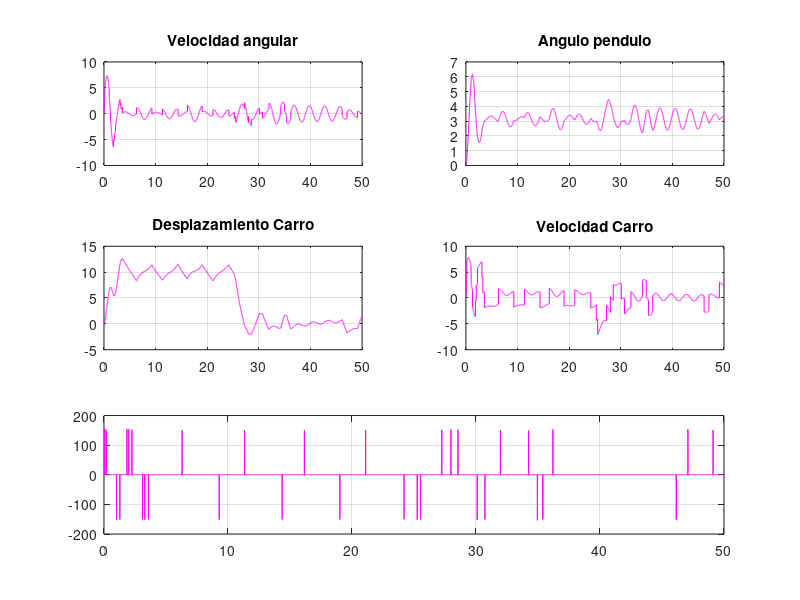
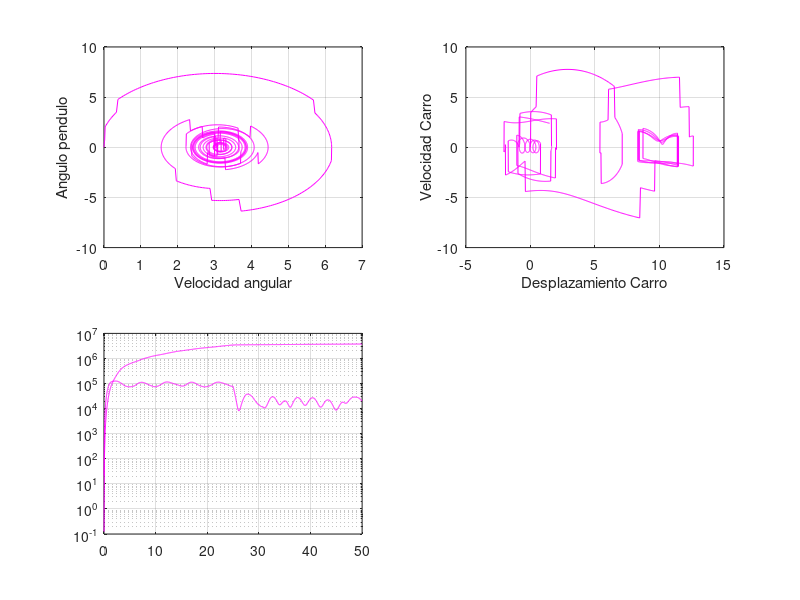

Here is the MATLAB script that generated these plots, in order:
%Los primeros codigos comentados son de prueba, el codigo realmente
%comienza en la linea 468.
%-------------------------------------------------------------------------
%LQR sin ref sin observador
%-------------------------------------------------------------------------
% clc;clear all;
% m=.1;Fricc=0.1; long=0.6;g=9.8;M=.5;
% h=0.0001;tiempo=(50/h);p_pp=0;tita_pp=0;
% %Condiciones iniciales
% fi(1)=.1; color='r';
% % fi(1)=.5; color='g';
% % fi(1)=.8; color='b';
% % fi(1)=-pi; color='+-b';
% % fi(1)=pi; color='.-r';
% omega(1)=0; p_p(1)=0; u(1)=0; p(1)=0; i=1;
% %Versión linealizada en el equilibrio inestable. Sontag Pp 104.
% %estado=[p(i); p_p(i); fi(i); omega(i)]
% Mat_A=[0 1 0 0;0 -Fricc/M -m*g/M 0; 0 0 0 1; 0 Fricc/(long*M) g*(m+M)/(long*M) 0]
% Mat_B=[0; 1/M; 0; -1/(long*M)]
% Mat_M=[Mat_B Mat_A*Mat_B Mat_A^2*Mat_B Mat_A^3*Mat_B ];%Matriz Controlabilidad
% rank(Mat_M)
% %Cálculo del LQR
% % Q=diag([.2 10 .10 .1]);R=100; %Nótese con R=1 no cumple restricciones de u
% Q=diag([.002 1.0 .10 .01]);R=50; %Nótese con R=1 no cumple restricciones de u
% %Contrucción del Hamiltoniano para el cálculo del controlador
% H=[Mat_A -Mat_B*inv(R)*Mat_B'; -Q -Mat_A'];
% [n_,va]=size(H);
% [V,D]=eig(H);MX1X2=[];
% for(ii=1:n_)
%  if real(D(ii,ii))<0
%  MX1X2=[MX1X2 V(:,ii)];
%  end
% end
% MX1=MX1X2(1:n_/2,:); MX2=MX1X2(n_/2+1:end,:);
% P=real(MX2*inv(MX1));
% K=inv(R)*Mat_B'*P;
% estado=[p(1); p_p(1); fi(1); omega(1)];
% J_(1)=0; V_(1)=0;
% while(i<(tiempo+1))
%  estado=[p(i); p_p(i); fi(i); omega(i)];
%  V_(i)=estado'*P*estado;
%  if(i<=tiempo/2)
%      ref=10; %posicion de referencia 10m
%      m=0.1;
%  else
%      ref=0; %posicion de referencia 0m
%      m=1;
%  end
%   %-----------------------------------------
% %  fi1=estado(3);
% %     if abs(fi1)>pi
% %         while abs(fi1)>2*pi
% %             fi1=sign(fi1)*(abs(fi1)-2*pi);
% %         end
% %         if fi1<-pi
% %             fi1=2*pi+(fi1);%Lo hace positivo
% %         end
% %  
% %         if fi1>pi
% %             fi1=-2*pi+(fi1);%Lo hace negativo
% %         end
% %     end
% %  estado(3)=fi1;
% %-------------------------------------------------------------
%  u(i)=-K*estado;
%  J_(i+1)=J_(i)+(estado'*Q*estado+u(i)'*R*u(i))*h;
% % u(i)=min( 100,u(i));
% % u(i)=max(-100,u(i));
%  p_pp=(1/(M+m))*(u(i)-m*long*tita_pp*cos(fi(i))+m*long*omega(i)^2*sin(fi(i))-Fricc*p_p(i));
%  tita_pp=(1/long)*(g*sin(fi(i))-p_pp*cos(fi(i)));
%  p_p(i+1)=p_p(i)+h*p_pp;
%  p(i+1)=p(i)+h*p_p(i);
%  omega(i+1)=omega(i)+h*tita_pp;
%  fi(i+1)=fi(i)+h*omega(i);
%  % estado_p=Mat_A*estado+Mat_B*u(i);
%  % p_p(i+1)=p_p(i)+h*estado_p(2);
%  % p(i+1)=p(i)+h*estado_p(1);
%  % omega(i+1)=omega(i)+h*estado_p(4);
%  % fi(i+1)=fi(i)+h*estado_p(3);
%  i=i+1;
% end
% 
% V_(i)=estado'*P*estado;t=0:tiempo; t=t*h;
% figure(1);hold on;
% subplot(3,2,1); plot(t,p,color);grid on;title('Posición carro');hold on;
% subplot(3,2,3);plot(t,p_p,color);grid on;title('Velocidad carro');hold on;
% subplot(3,2,2);plot(t,fi,color);grid on;title('Ángulo');hold on;
% subplot(3,2,4);plot(t,omega,color);grid on; title('Velocidad angulo');hold on;
% subplot(3,1,3);plot(t(1:end-1),u,color);grid on;title('Acción de control');xlabel('Tiempo en Seg.');hold on;
% figure(2);hold on;
% subplot(2,2,1);plot(fi,omega,color);grid on;xlabel('Ángulo');ylabel('Velocidad angular');hold on;
% subplot(2,2,2);plot(p,p_p,color);grid on;xlabel('Posición carro');ylabel('Velocidad carro');hold on;
% subplot(2,2,3);semilogy(t,J_,color);title('Funcional de costos J(x,u)');hold on;xlabel('Tiempo Seg.');hold on;v=axis;
% subplot(2,2,4);semilogy(t,V_,color);title('Funcion Liapunov V(x)');xlabel('Tiempo Seg.');hold on;axis(v);

%-------------------------------------------------------------------------
%Discreto; con ref; y observador 
%-------------------------------------------------------------------------
% clc;clear all;
% Ts=0.01;m=.1;Fricc=0.1; long=0.6;g=9.8;M=.5;KMAX=5000;TEuler=0.001;
% %pkg load control; pkg load signal %Una sola vez
% TamanioFuente=12;
% %Condiciones iniciales
% alfa(1)=pi; color='.r';colorc='r';
% % alfa(1)=.7; color='.b';colorc='b';
% %alfa(1)=.8; color='.b';colorc='k';
% ref=10;
% % %Punto de linealizacion
% x_op=[0;0;pi;0];
% % 
% % %Versión linealizada en el equilibrio estable
% % estado=[p(i); p_p(i); alfa(i); omega(i)]
% Mat_Ac=[0 1 0 0;0 -Fricc/M -m*g/M 0; 0 0 0 1; 0 -Fricc/(long*M) -(g*(m+M)/(long*M)) 0];
% Mat_Bc=[0; 1/M; 0; 1/(long*M)];
% Mat_C= [1 0 0 1];
% Mat_D= [0];
% I=eye(4); %<-- Matriz identidad de 4x4
% 
% sys_c=ss(Mat_Ac,Mat_Bc,Mat_C,[0]);
% sys_d=c2d(sys_c,Ts,'zoh');
% 
% Mat_A=sys_d.a;
% Mat_B=sys_d.b;
% Mat_Aa=[Mat_A,zeros(4,1);-Mat_C*Mat_A, 1];
% Mat_Ba=[Mat_B;-Mat_C*Mat_B];
% Mat_Ma=[Mat_Ba Mat_Aa*Mat_Ba Mat_Aa^2*Mat_Ba Mat_Aa^3*Mat_Ba Mat_Aa^4*Mat_Ba];%Matriz Controlabilidad
% rango=rank(Mat_Ma);
% 
% %Cálculo del controlador por asignación de polos
% auto_val=eig(Mat_Aa);
% c_ai=poly(auto_val);
% Mat_Wa=[c_ai(5) c_ai(4) c_ai(3) c_ai(2) 1;c_ai(4) c_ai(3) c_ai(2) 1 0;c_ai(3) c_ai(2) 1 0 0;c_ai(2) 1 0 0 0;1 0 0 0 0];
% Mat_T=Mat_Ma*Mat_Wa;
% A_controlable=inv(Mat_T)*Mat_Aa*Mat_T %Verificación de que T esté bien
% %-----------------------------------------------------------------------
% %Cálculo del LQR en Tiempo discreto
% Q=1e2*eye(5);R=1;
% t=0; x=[0;0;alfa(1);0];
% p(1)=x(1); p_p(1)=x(2); alfa(1)=x(3); omega(1)=x(4);
% %----------------------------------------------------------------
% %Contrucción del Hamiltoniano para el cálculo del controlador
% H=[Mat_Aa+Mat_Ba*inv(R)*Mat_Ba'*inv(Mat_Aa')*Q -Mat_Ba*inv(R)*Mat_Ba'*inv(Mat_Aa') ; -inv(Mat_Aa')*Q inv(Mat_Aa')];
% %O también
% %H=inv([eye(4) Mat_B*inv(R)*Mat_B'; zeros(4) Mat_A'])*[Mat_A zeros(4);-Q eye(4)]
% [V,D]=eig(H);MX1X2=[];
% for ii=1:8
%  if abs(D(ii,ii))<1
%  MX1X2=[MX1X2 V(:,ii)];
%  end
% end
% MX1=MX1X2(1:4,:); MX2=MX1X2(5:8,:);
% P=real(MX2*inv(MX1)); % [K1,P,E]=dlqr(Mat_A,Mat_B,Q,R);
% Ka=inv(R+Mat_B'*P*Mat_B)*Mat_B'*P*Mat_A;
% Jmin=x'*P*x;J=0;V_L=x'*P*x;
% %-----------------------------------------------------------------
% % %Ubicación de los polos de lazo cerrado en mui:
% % mui(1)=0.5; mui(2)=0.9; mui(3)= conj(mui(2)); mui(4)=0.99; mui(5)=0.99;
% % alfa_i=poly(mui);
% % Ka=fliplr(alfa_i(2:6)-c_ai(2:6))*inv(Mat_T);
% K=Ka(1:4);
% KI=-Ka(5);
% % abs(eig(Mat_Aa-Mat_Ba*Ka))
% %____________________________OBSERVADOR______________
% Mat_M_Obs=[Mat_C;(Mat_C*Mat_A);(Mat_C*Mat_A^2);(Mat_C*Mat_A^3)];
% rank(Mat_M_Obs)
% %Como el Rango es 4, se genera el sistema Dual y se vuelve a repetir la
% %secuencia de cálculo vista
% Mat_C_O=Mat_B';
% Mat_A_O=Mat_A';
% Mat_B_O=Mat_C';
% Mat_M_D=Mat_M_Obs';%[Mat_Ba Mat_Aa*Mat_Ba Mat_Aa^2*Mat_Ba Mat_Aa^3*Mat_Ba];%Matriz Controlabilidad
% c_aid=poly(Mat_A);
% Mat_Wa=[c_aid(4) c_aid(3) c_aid(2) 1;c_aid(3) c_aid(2) 1 0;c_aid(2) 1 0 0;1 0 0 0];
% Mat_T_D=Mat_M_D*Mat_Wa;
% %alfa_i_O=poly([.0999 .095 .094 .093]); %Polos deseados del Observador muy bueno para el caso lineal
% alfa_i_O=poly([.7 .7 .71 .7]); %Polos deseados del Observador
% Ko=(fliplr(alfa_i_O(2:5)-c_aid(2:5))*inv(Mat_T_D))';
% abs(eig(Mat_A-Ko*Mat_C))
% t=0; x=[0;0;alfa(1);0];
% p(1)=x(1); p_p(1)=x(2); alfa(1)=x(3); omega(1)=x(4);ve(1)=0;
% u_k(1)=0;xang=[0;0;0;0];
% for ki=2:KMAX
%  t=[t ki*Ts];
%  ve(ki)=ve(ki-1)+ref-Mat_C*x;
%   u=-K*(x-x_op)+KI*ve(ki);
%  %u=-K*(xang-x_op)+KI*ve(ki);
%  ys=Mat_C*x; %Acá DEBE medirse y.
%  
%    if(ki<=KMAX/2)
%      ref=10; %posicion de referencia 10m
%      m=0.1;
%  else
%      ref=0; %posicion de referencia 0m
%      m=1;
%   end
%  
%  
%  x=Mat_A*x+Mat_B*u;
% 
%  p(ki)=x(1);
%  p_p(ki)=x(2);
%  alfa(ki)=x(3);
%  omega(ki)=x(4);
%  u_k(ki)=u;
%  xang=Mat_A*xang+Mat_B*u+Ko*(ys-Mat_C*(xang-x_op));%Acá se usa y.
% end
% % u=u_k;figure(1);hold on;
% % subplot(3,2,1);plot(t,omega,color);grid on; title('Velocidad ángulo','FontSize',TamanioFuente);hold on;
% % subplot(3,2,2);plot(t,alfa,color);grid on;title('Ángulo','FontSize',TamanioFuente);hold on;
% % subplot(3,2,3); plot(t,p,color);grid on;title('Posición carro','FontSize',TamanioFuente);hold on;
% % subplot(3,2,4);plot(t,p_p,color);grid on;title('Velocidad carro','FontSize',TamanioFuente);hold on;
% % subplot(3,1,3);plot(t,u,color);grid on;title('Acción de control','FontSize',TamanioFuente);
% % xlabel('Tiempo en Seg.','FontSize',TamanioFuente);hold on;
% % figure(2);hold on;
% % subplot(2,2,1);plot(alfa,omega,color);grid on;xlabel('Ángulo','FontSize',TamanioFuente);ylabel('Velocidad angular','FontSize',TamanioFuente);hold on;
% % subplot(2,2,2);plot(p,p_p,color);grid on;xlabel('Posición carro','FontSize',TamanioFuente);
% % ylabel('Velocidad carro','FontSize',TamanioFuente);hold on;
% 
% %Verificación de la solución con el modelo no lineal en tiempo continuo.
% T=t(ki);x=[0;0;alfa(1);0];
% p=x(1); p_p=x(2); alfa=x(3); omega=x(4); tita_pp(1)=0;Vh=Ts/TEuler;h=TEuler; u=[];i=1;
% u_k(1)=0;xang=[0;0;0;0];
% for ki=1:KMAX
%  ve(ki+1)=ve(ki)+ref-Mat_C*x;
%  u1(ki)=-K*(xang-x_op)+KI*ve(ki); %Control con observación de estados
%  % u1(ki)=-K*(x-x_op)+KI*ve(ki); %Sin Observador
%  ys=Mat_C*x;%Acá se mide la salida.
%  
%    if(ki<=KMAX/2)
%      ref=10; %posicion de referencia 10m
%      m=0.1;
%  else
%      ref=0; %posicion de referencia 0m
%      m=1;
%   end
%  
%  
%  for kii=1:Vh
%  u(i)=u1(ki);
%  p_pp=(1/(M+m))*(u(i)-m*long*tita_pp*cos(alfa(i))+m*long*omega(i)^2*sin(alfa(i))- Fricc*p_p(i));
%  tita_pp=(1/long)*(g*sin(alfa(i))-p_pp*cos(alfa(i)));
%  p_p(i+1)=p_p(i)+h*p_pp;
%  p(i+1)=p(i)+h*p_p(i);
%  omega(i+1)=omega(i)+h*tita_pp;
%  alfa(i+1)=alfa(i)+h*omega(i);
%  i=i+1;
%  end
%  x=[p(i-1); p_p(i-1); alfa(i-1); omega(i-1)];
%  xang=Mat_A*xang+Mat_B*u1(ki)+Ko*(ys-Mat_C*(xang-x_op));%Acá se usa y.
% end
% u(i)=u1(ki);t=0:h:KMAX*(Vh)*h;
% figure(1);hold on;
% subplot(3,2,1);plot(t,omega,colorc);grid on; title('Velocidad ángulo','FontSize',TamanioFuente);hold on;
% subplot(3,2,2);plot(t,alfa,colorc);grid on;title('Ángulo','FontSize',TamanioFuente);hold on;
% subplot(3,2,3);plot(t,p,colorc);grid on;title('Posición carro','FontSize',TamanioFuente);hold on;
% subplot(3,2,4);plot(t,p_p,colorc);grid on;title('Velocidad carro','FontSize',TamanioFuente);hold on;
% subplot(3,1,3);plot(t,u,colorc);grid on;title('Acción de control','FontSize',TamanioFuente);
% xlabel('Tiempo en Seg.','FontSize',TamanioFuente);hold on;
% figure(2);hold on;
% % % % subplot(2,2,1);
% plot(alfa,omega,colorc);grid on;xlabel('Ángulo','FontSize',TamanioFuente);ylabel('Velocidad angular','FontSize',TamanioFuente);hold on;
% % % subplot(2,2,2);plot(p,p_p,colorc);grid on;xlabel('Posición carro','FontSize',TamanioFuente);ylabel('Velocidad carro','FontSize',TamanioFuente);hold on;
%----------------------------------------------------------------------------
%Falta que Xop se coloque como corresponde en
%el equilibrio estable.
%------------------------------------------------------------------------------------------------------
% clc;clear all;
% m=.1;Fricc=0.1; long=2.6;g=9.8;M=.5;
% %TIEMPOS: de muestreo, de simulación, de Euler y su integración
% Ts=0.01;KMAX=5000-1;Veces_Euler=100;h=Ts/Veces_Euler;t_d=(0:KMAX)*Ts;
% TamanioFuente=12;
% 
% %Referencias
% ref1=10;ref2=pi;
% 
% %Condiciones iniciales
% alfa(1)=pi; color_='r';
% 
% %Versión linealizada en el equilibrio estable
% Mat_Ac=[0 1 0 0;0 -Fricc/M -m*g/M 0; 0 0 0 1; 0 -Fricc/(long*M) -(g*(m+M)/(long*M)) 0];
% Mat_Bc=[0; 1/M; 0; 1/(long*M)];
% 
% %Versión linealizada en el equilibrio inestable
% % Mat_Ac=[0 1 0 0;0 -Fricc/M -m*g/M 0; 0 0 0 1; 0 Fricc/(long*M) g*(m+M)/(long*M) 0];
% % Mat_Bc=[0; 1/M; 0; -1/(long*M)];
% 
% Mat_C=[1 0 0 0;0 0 1 0];% Dos variables observables angulo y posicion
% 
% %Punto de linealizacion
% x_op=[0; 0; pi; 0];
% 
% I=eye(4);
% %Matriz A y B discretas
% H=[0;0;0;0];d_tao=Ts/100;tao=0;
% for hh=1:100
%  dH=expm(Mat_Ac*tao)*Mat_Bc*d_tao;
%  H=H+dH;
%  tao=tao+d_tao;
% end
% Mat_B=H;
% Mat_A=expm(Mat_Ac*Ts);
% 
% %Matrices Ampliadas
% Mat_Aa=[Mat_A,zeros(4,2);-Mat_C*Mat_A, eye(2)];
% Mat_Ba=[Mat_B;-Mat_C*Mat_B];
% Mat_Ma=[Mat_Ba Mat_Aa*Mat_Ba Mat_Aa^2*Mat_Ba Mat_Aa^3*Mat_Ba Mat_Aa^4*Mat_Ba];%Matriz Controlabilidad
% rango=rank(Mat_Ma);% verifico controlabilidad
% 
% %Funcional de costos( Q = velocidad de x->ref ; R = magnitud de acc)
% Qc=diag([0.95 0.9 0.9 0.9 1e-4 1e-4]); R=1; %Ts=0.01; 
% 
% %Contrucción del Hamiltoniano para el cálculo del controlador
% H= inv([eye(6) Mat_Ba*inv(R)*Mat_Ba'; zeros(6) Mat_Aa'])*[Mat_Aa zeros(6);-Qc eye(6)];
% 
% [V,D]=eig(H);MX1X2=[]; %Puede que MX1X2 no sea cuadrada por los valores de Q !!!
% for ii=1:12
%  if abs(D(ii,ii))<1
%  MX1X2=[MX1X2 V(:,ii)];
%  end
% end
% MX1=MX1X2(1:6,:); MX2=MX1X2(7:12,:);
% Pc=real(MX2*inv(MX1));
% Ka= inv(R)*Mat_Ba'*Pc;
% K=Ka(1:4);KI=-Ka(5);
% aut_controlador=abs(eig(Mat_Aa-Mat_Ba*Ka));
% 
% %Cálculo del Observador de estados
% Mat_Adual=Mat_A';
% Mat_Bdual=Mat_C';
% Mat_Cdual=Mat_B';
% Mat_Qobs=[Mat_C;Mat_C*Mat_A;Mat_C*Mat_A^2;Mat_C*Mat_A^3];
% rango_matriz_obs=rank(Mat_Qobs);
% Qobs=diag([1 1 1e1 1]);Ro=diag([1e-2 1e-1]);
% 
% %Contrucción del Hamiltoniano para el cálculo del Observador
% Ho=inv([eye(4) Mat_Bdual*inv(Ro)*Mat_Bdual'; zeros(4) Mat_Adual'])*[Mat_Adual zeros(4);-Qobs eye(4)];
% [Vo,Do]=eig(Ho);MX1X2=[];
% for ii=1:8
%  if abs(Do(ii,ii))<1
%  MX1X2=[MX1X2 Vo(:,ii)];
%  end
% end
% MX1o=MX1X2(1:4,:); MX2o=MX1X2(5:8,:);
% Po=real(MX2o*inv(MX1o));
% Kobs=(inv(Ro+Mat_Bdual'*Po*Mat_Bdual)*Mat_Bdual'*Po*Mat_Adual)';
% p_observador=abs(eig(Mat_A-Kobs*Mat_C)); %Verifica polos de observabilidad
% 
% %Condiciones iniciales para simulacion
% t=0; x=[0;0;alfa(1);0];x_hat=[0;0;0;0];
% p(1)=x(1); p_p(1)=x(2); alfa(1)=x(3); omega(1)=x(4);ve1(1)=0;ve2(1)=0;
% p_(1)=0;p_p_(1)=0;alfa_(1)=0;omega_(1)=0; u_k(1)=0;
% V_L=[x;0;0]'*Pc*[x;0;0];x_hat=[0;0;0;0];Jl=0;Jmin_L=V_L;%e1=0;e2=0;
% 
% for ki=2:KMAX
%  t=[t (ki-1)*Ts];
%  Y_=Mat_C*(x-x_op); %Se mide ACÁ
%  e1=ref1-Y_(1);e2=ref2-Y_(2);
%  V_L=[V_L [x;ve1(ki-1);ve2(ki-1)]'*Pc*[x;ve1(ki-1);ve2(ki-1)]];
%  ve1(ki)=ve1(ki-1)+e1;
%  
%  if ki>KMAX/2 %El carro vuelve 
%      ref1=0;
%      m=m*10;
%  end
%  
%  ve2(ki)=ve2(ki-1)+e2;
%  u=-Ka*[x_hat;ve1(ki);ve2(ki)];color='b';%Estado ampliado observador
%  %u=-Ka*[x;ve1(ki);ve2(ki)];color='r';%Estado ampliado sin observador
%  
%  %Alinealidad
%  if -.25<u && u<.25
%      u=0;
%  else
%      u=u;
%  end
%  
%  x=Mat_A*x+Mat_B*u;
%  Jl=[Jl Jl(ki-1)+[x;ve1(ki);ve2(ki)]'*Qc*[x;ve1(ki);ve2(ki)]+u'*R*u];
%  y_hat=Mat_C*(x_hat-x_op);
%  x_hat=Mat_A*x_hat+Mat_B*u+Kobs*(Y_-y_hat);%Se actualiza acá
%  p(ki)=x(1);
%  p_p(ki)=x(2);
%  alfa(ki)=x(3);
%  omega(ki)=x(4); 
%  %Valores Observados
%  p_(ki)=x(1);
%  p_p_(ki)=x(2);
%  alfa_(ki)=x(3);
%  omega_(ki)=x(4);
%  u_k(ki)=u;
% end
% Jl=[Jl Jl(ki-1)+[x;ve1(ki);ve2(ki)]'*Qc*[x;ve1(ki);ve2(ki)]+u'*R*u];
% V_L=[V_L [x;ve1(ki-1);ve2(ki-1)]'*Pc*[x;ve1(ki-1);ve2(ki-1)]];u=u_k;
% figure(1);hold on;
% subplot(3,2,1);plot(t,omega,color); plot(t,omega_,color);
% subplot(3,2,2);plot(t,alfa,color);plot(t,alfa_,color);title('Angulo');
% subplot(3,2,3); plot(t,p,color); plot(t,p_,color);
% subplot(3,2,4);plot(t,p_p,color); plot(t,p_p_,color);
% subplot(3,1,3);plot(t,u,color);
% figure(2);hold on;
% subplot(2,2,1);plot(alfa,omega,color); subplot(2,2,2);plot(p,p_p,color);
% subplot(2,2,3); semilogy(t_d,Jl,color);hold on; semilogy(t_d,Jmin_L*ones(size(Jl)),color);
% semilogy(t_d,V_L,color);
% 
% % %Verificación de la solución con el modelo no lineal en tiempo continuo.
% T=t(ki);x=[0;0;alfa(1);0];
% p=x(1); p_p=x(2); alfa=x(3); omega=x(4); tita_pp(1)=0;p_pp(1)=0;
% u=[];
% x_hat=[0;0;0;0];y=Mat_C*x;y_hat=0;ve1(1)=0;ve2(1)=0;alfa_(1)=alfa(1);
% Jn=0;V_NL=[x;0;0]'*Pc*[x;0;0];Jmin_NL=V_NL;i=1;
% for ki=2:KMAX+1
%  V_NL=[V_NL [x;ve1(ki-1);ve2(ki-1)]'*Pc*[x;ve1(ki-1);ve2(ki-1)]];
%  Y_=Mat_C*x;
%  ve1(ki)=ve1(ki-1)+ref1-Y_(1);
%  ve2(ki)=ve2(ki-1)+ref2-Y_(2);%No es necesario. Ya que no es Observable.
%  u1(ki)=-Ka*[x_hat;ve1(ki);ve2(ki)];
%  for kii=1:Veces_Euler % Tiene relacion h con Ts
%  u(i)=u1(ki);
% %   if ki>KMAX/2
% %      ref1=0;
% %      m=m*10;
% %  end
%  p_pp=(1/(M+m))*(u(i)-m*long*tita_pp*cos(alfa(i))+m*long*omega(i)^2*sin(alfa(i))- Fricc*p_p(i));
%  tita_pp=(1/long)*(g*sin(alfa(i))-p_pp*cos(alfa(i)));
%  p_p(i+1)=p_p(i)+h*p_pp;
%  p(i+1)=p(i)+h*p_p(i+1);
%  omega(i+1)=omega(i)+h*tita_pp;
%  alfa(i+1)=alfa(i)+h*omega(i+1);
%  alfa_(i)=x_hat(3);
%  i=i+1;
%  end
%  x=[p(i-1); p_p(i-1); alfa(i-1); omega(i-1)]; %Acá está x(k+1)
%  x_hat=Mat_A*x_hat+Mat_B*u1(ki)+Kobs*(Y_-y_hat);
%  y_hat=Mat_C*x_hat;
%  Jn=[Jn Jn(ki-1)+[x;ve1(ki);ve2(ki)]'*Qc*[x;ve1(ki);ve2(ki)]+u1(ki)'*R*u1(ki)];
% end

% u(i)=u1(ki);t=(1:i)*h;
% figure(1);hold on;
% subplot(3,2,1);plot(t,alfa,color);grid on;title('\phi_t','FontSize',TamanioFuente);hold on;
% subplot(3,2,2);plot(t,omega,color);grid on;
% title('$\dot{\phi_t}$','Interpreter','latex','FontSize',TamanioFuente);hold on;
% subplot(3,2,3); plot(t,p,color);grid on;title('\delta_t','FontSize',TamanioFuente);hold on;
% subplot(3,2,4);plot(t,p_p,color);grid on;title('$\dot{\delta_t}$','Interpreter','latex','FontSize',TamanioFuente);hold on;
% subplot(3,1,3);plot(t,u,color);grid on;title('Acción de control','FontSize',TamanioFuente);xlabel('Tiempo en Seg.','FontSize',TamanioFuente);hold on;

% figure(2);hold on;
% subplot(2,2,1);plot(alfa,omega,color);grid on;
% xlabel('\phi_t','FontSize',TamanioFuente);
% ylabel('$\dot{\phi_t}$','Interpreter','latex','Rotation',0,'FontSize',TamanioFuente);hold on;
% subplot(2,2,2);plot(p,p_p,color);grid on;xlabel('Posición carro','FontSize',TamanioFuente);hold on;
% ylabel('$\dot{\delta_t}$','Interpreter','latex','Rotation',0,'FontSize',TamanioFuente);hold on;
% xlabel('\delta_t','FontSize',TamanioFuente);
% subplot(2,2,3);
% semilogy(t_d,Jl,color);hold on;%grid on;
% semilogy(t_d,Jmin_L*ones(size(Jl)),color); semilogy(t_d,V_L,color);
% title('Modelo lineal','FontSize',TamanioFuente);xlabel('Tiempo en Seg.','FontSize',TamanioFuente);
% ylabel('Funcionales J y V','FontSize',TamanioFuente);
% set(gca,'fontsize',TamanioFuente);
% subplot(2,2,4);
% semilogy(t_d,Jn,colorc);grid on;title('Modelo no lineal','FontSize',TamanioFuente);
% xlabel('Tiempo en Seg.','FontSize',TamanioFuente);ylabel('Funcionales J y V','FontSize',TamanioFuente);hold on;
% semilogy(t_d,Jmin_NL*ones(size(Jn)),colorc);
% semilogy(t_d,V_NL,colorc);
% set(gca,'fontsize',TamanioFuente);


%------------------------------------------------------------------------------
%Carro Pendulo codigo final
%------------------------------------------------------------------------------

clc;clear all;%close all;
m=.1;Fricc=0.1; long=2.6;g=9.8;M=.5;
%TIEMPOS: de muestreo, de simulación, de Euler y su integración
Ts=0.01;KMAX=5000-1;Veces_Euler=100;h=Ts/Veces_Euler;t_d=(0:KMAX)*Ts;
TamanioFuente=12;

%Referencias
ref1=10;ref2=pi;

%Condiciones iniciales
alfa(1)=pi*0; color_='r';

%Alinealidad
Alinealidad=25;color='r';
 Alinealidad=50;color='b';
% Alinealidad=75;color='g';
 Alinealidad=150;color='m';

%Versión linealizada en el equilibrio estable
Mat_Ac=[0 1 0 0;0 -Fricc/M -m*g/M 0; 0 0 0 1; 0 -Fricc/(long*M) -(g*(m+M)/(long*M)) 0];
Mat_Bc=[0; 1/M; 0; 1/(long*M)];

%Versión linealizada en el equilibrio inestable
% Mat_Ac=[0 1 0 0;0 -Fricc/M -m*g/M 0; 0 0 0 1; 0 Fricc/(long*M) g*(m+M)/(long*M) 0];
% Mat_Bc=[0; 1/M; 0; -1/(long*M)];

Mat_C=[1 0 0 0; 0 0 1 0];% Dos variables observables angulo y posicion


% Oc=[Mat_C; Mat_C*Mat_Ac; Mat_C*Mat_Ac^2; Mat_C*Mat_Ac^3];%Matriz Observabilidad
% auto_O=eig(Oc);
% rango_O=rank(Oc);

%Punto de linealizacion
x_op=[0; 0; pi; 0];

I=eye(4);
%Matriz A y B discretas
H=[0;0;0;0];d_tao=Ts/100;tao=0;
for hh=1:100
    dH=expm(Mat_Ac*tao)*Mat_Bc*d_tao;
    H=H+dH;
    tao=tao+d_tao;
end
Mat_B=H;
Mat_A=expm(Mat_Ac*Ts);

% sys_c=ss(Mat_Ac,Mat_Bc,Mat_C,0);
% sys_d=c2d(sys_c,Ts,'zoh');
% A = sys_d.A;
% B = sys_d.B;

%Matrices Ampliadas
Mat_Aa=[Mat_A,zeros(4,1);-Mat_C(1,:)*Mat_A, 1];
Mat_Ba=[Mat_B;-Mat_C(1,:)*Mat_B];
Mat_Ma=[Mat_Ba Mat_Aa*Mat_Ba Mat_Aa^2*Mat_Ba Mat_Aa^3*Mat_Ba Mat_Aa^4*Mat_Ba];%Matriz Controlabilidad
rango=rank(Mat_Ma);% verifico controlabilidad

%Funcional de costos( Q = velocidad de x->ref ; R = magnitud de acc)
Qc=diag([1e0 1e0 1e1 1e0 1e-3 ]); R=1e-3; %Ts=0.01;

%Contrucción del Hamiltoniano para el cálculo del controlador
H= inv([eye(5) Mat_Ba*inv(R)*Mat_Ba'; zeros(5) Mat_Aa'])*[Mat_Aa zeros(5);-Qc eye(5)];

[V,D]=eig(H);MX1X2=[]; 
for ii=1:10
    if abs(D(ii,ii))<1
        MX1X2=[MX1X2 V(:,ii)];
    end
end
MX1=MX1X2(1:5,:); MX2=MX1X2(6:10,:);
Pc=real(MX2*inv(MX1));
Ka= inv(R)*Mat_Ba'*Pc;
% K=Ka(1:4);KI=-Ka(5);

% 
[Ka,Pc] = dlqr(Mat_Aa,Mat_Ba,Qc,R);

aut_controlador=abs(eig(Mat_Aa-Mat_Ba*Ka))


%Cálculo del Observador de estados
Mat_Adual=Mat_A';
Mat_Bdual=Mat_C';
Mat_Cdual=Mat_B';
Mat_Qobs=[Mat_C;Mat_C*Mat_A;Mat_C*Mat_A^2;Mat_C*Mat_A^3];
rango_matriz_obs=rank(Mat_Qobs);
Qobs=diag([1 1 1e0 1]);Ro=diag([1e2 1e1]);

%Contrucción del Hamiltoniano para el cálculo del Observador
Ho=inv([eye(4) Mat_Bdual*inv(Ro)*Mat_Bdual'; zeros(4) Mat_Adual'])*[Mat_Adual zeros(4);-Qobs eye(4)];
[Vo,Do]=eig(Ho);MX1X2=[];
for ii=1:8
    if abs(Do(ii,ii))<1
        MX1X2=[MX1X2 Vo(:,ii)];
    end
end
MX1o=MX1X2(1:4,:); MX2o=MX1X2(5:8,:);
Po=real(MX2o*inv(MX1o));
Kobs=(inv(Ro+Mat_Bdual'*Po*Mat_Bdual)*Mat_Bdual'*Po*Mat_Adual)';
p_observador=abs(eig(Mat_A-Kobs*Mat_C)); %Verifica polos de observabilidad

%Condiciones iniciales para simulacion
t=0; x=[0;0;alfa(1);0];x_hat=[0;0;0;0];
p(1)=x(1); p_p(1)=x(2); alfa(1)=x(3); omega(1)=x(4);ve1(1)=0;
p_(1)=0;p_p_(1)=0;alfa_(1)=0;omega_(1)=0; u_k(1)=0;
V_L=[x;0]'*Pc*[x;0];x_hat=[0;0;0;0];Jl=0;Jmin_L=V_L;%e1=0;e2=0;
flag=0; ref1=10;
for ki=2:KMAX
    t=[t (ki-1)*Ts];
    Y_=Mat_C*(x-x_op); %Se mide ACÁ
    e1=ref1-Y_(1);
    V_L=[V_L [x;ve1(ki-1)]'*Pc*[x;ve1(ki-1)]];
    ve1(ki)=ve1(ki-1)+e1;   
    
    if ki>KMAX/2 %El carro vuelve
        if (flag==0)
            ref1=0;
            m=m*10;
            flag=1;
        end
    end 
    
    
   u= -Ka* [x_hat-x_op; ve1(ki)];%color='b';%Estado ampliado observador
     %u=-Ka*[(x-x_op);ve1(ki)];color='r';%Estado ampliado sin observador    
    
    %Alinealidad
    if -Alinealidad<u && u<Alinealidad
        u=0;
    else
        u=u;
    end 
    
    x = (Mat_A*(x-x_op) + Mat_B*u)+x_op; %Faltaba sumarle a x(k+1) el x de OPERACION
    Jl=[Jl Jl(ki-1)+[x;ve1(ki)]'*Qc*[x;ve1(ki)]+u'*R*u];
    y_hat=Mat_C*(x_hat-x_op);
    x_hat=Mat_A*(x_hat-x_op) + Mat_B*u + Kobs*(Y_-y_hat) + x_op;%Se actualiza acá

    p(ki)=x(1);
    p_p(ki)=x(2);
    alfa(ki)=x(3);
    omega(ki)=x(4);
    %Valores Observados
    p_(ki)=x(1);
    p_p_(ki)=x(2);
    alfa_(ki)=x(3);
    omega_(ki)=x(4);
    u_k(ki)=u;
end
Jl=[Jl Jl(ki-1)+[x;ve1(ki)]'*Qc*[x;ve1(ki)]+u'*R*u];
V_L=[V_L [x;ve1(ki-1)]'*Pc*[x;ve1(ki-1)]];u=u_k;
figure(1);hold on;
subplot(3,2,1);plot(t,omega,color); plot(t,omega_,color);title('Velocidad angular');grid on;
subplot(3,2,2);plot(t,alfa,color);plot(t,alfa_,color);title('Angulo pendulo');grid on;
subplot(3,2,3); plot(t,p,color); plot(t,p_,color);title('Desplazamiento Carro');grid on;
subplot(3,2,4);plot(t,p_p,color); plot(t,p_p_,color);title('Velocidad Carro');grid on;
subplot(3,1,3);plot(t,u,color);grid on;
figure(2);hold on;
subplot(2,2,1);plot(alfa,omega,color);xlabel('Velocidad angular');ylabel('Angulo pendulo');grid on; 
subplot(2,2,2);plot(p,p_p,color);xlabel('Desplazamiento Carro');ylabel('Velocidad Carro');grid on;
subplot(2,2,3); semilogy(t_d,Jl,color);hold on; semilogy(t_d,Jmin_L*ones(size(Jl)),color);
semilogy(t_d,V_L,color);grid on;

% %Verificación de la solución con el modelo no lineal en tiempo continuo.
% T=t(ki);x=[0;0;alfa(1);0];
% p=x(1); p_p=x(2); alfa=x(3); omega=x(4); tita_pp(1)=0;p_pp(1)=0;
% u=[];
% x_hat=[0;0;0;0];y=Mat_C*x;y_hat=0;ve1(1)=0;ve2(1)=0;alfa_(1)=alfa(1);
% Jn=0;V_NL=[x;0;0]'*Pc*[x;0;0];Jmin_NL=V_NL;i=1;
% for ki=2:KMAX+1
%  V_NL=[V_NL [x;ve1(ki-1);ve2(ki-1)]'*Pc*[x;ve1(ki-1);ve2(ki-1)]];
%  Y_=Mat_C*x;
%  ve1(ki)=ve1(ki-1)+ref1-Y_(1);
%  ve2(ki)=ve2(ki-1)+ref2-Y_(2);%No es necesario. Ya que no es Observable.
%  u1(ki)=-Ka*[x_hat;ve1(ki);ve2(ki)];
%  for kii=1:Veces_Euler % Tiene relacion h con Ts
%  u(i)=u1(ki);
% %   if ki>KMAX/2
% %      ref1=0;
% %      m=m*10;
% %  end
%  p_pp=(1/(M+m))*(u(i)-m*long*tita_pp*cos(alfa(i))+m*long*omega(i)^2*sin(alfa(i))- Fricc*p_p(i));
%  tita_pp=(1/long)*(g*sin(alfa(i))-p_pp*cos(alfa(i)));
%  p_p(i+1)=p_p(i)+h*p_pp;
%  p(i+1)=p(i)+h*p_p(i+1);
%  omega(i+1)=omega(i)+h*tita_pp;
%  alfa(i+1)=alfa(i)+h*omega(i+1);
%  alfa_(i)=x_hat(3);
%  i=i+1;
%  end
%  x=[p(i-1); p_p(i-1); alfa(i-1); omega(i-1)]; %Acá está x(k+1)
%  x_hat=Mat_A*x_hat+Mat_B*u1(ki)+Kobs*(Y_-y_hat);
%  y_hat=Mat_C*x_hat;
%  Jn=[Jn Jn(ki-1)+[x;ve1(ki);ve2(ki)]'*Qc*[x;ve1(ki);ve2(ki)]+u1(ki)'*R*u1(ki)];
% end
% 
% u(i)=u1(ki);t=(1:i)*h;
% figure(1);hold on;
% subplot(3,2,1);plot(t,alfa,color);grid on;title('\phi_t','FontSize',TamanioFuente);hold on;
% subplot(3,2,2);plot(t,omega,color);grid on;
% title('$\dot{\phi_t}$','Interpreter','latex','FontSize',TamanioFuente);hold on;
% subplot(3,2,3); plot(t,p,color);grid on;title('\delta_t','FontSize',TamanioFuente);hold on;
% subplot(3,2,4);plot(t,p_p,color);grid on;title('$\dot{\delta_t}$','Interpreter','latex','FontSize',TamanioFuente);hold on;
% subplot(3,1,3);plot(t,u,color);grid on;title('Acción de control','FontSize',TamanioFuente);xlabel('Tiempo en Seg.','FontSize',TamanioFuente);hold on;
% 
% figure(2);hold on;
% subplot(2,2,1);plot(alfa,omega,color);grid on;
% xlabel('\phi_t','FontSize',TamanioFuente);
% ylabel('$\dot{\phi_t}$','Interpreter','latex','Rotation',0,'FontSize',TamanioFuente);hold on;
% subplot(2,2,2);plot(p,p_p,color);grid on;xlabel('Posición carro','FontSize',TamanioFuente);hold on;
% ylabel('$\dot{\delta_t}$','Interpreter','latex','Rotation',0,'FontSize',TamanioFuente);hold on;
% xlabel('\delta_t','FontSize',TamanioFuente);
% subplot(2,2,3);
% semilogy(t_d,Jl,color);hold on;%grid on;
% semilogy(t_d,Jmin_L*ones(size(Jl)),color); semilogy(t_d,V_L,color);
% title('Modelo lineal','FontSize',TamanioFuente);xlabel('Tiempo en Seg.','FontSize',TamanioFuente);
% ylabel('Funcionales J y V','FontSize',TamanioFuente);
% set(gca,'fontsize',TamanioFuente);
% subplot(2,2,4);
% semilogy(t_d,Jn,colorc);grid on;title('Modelo no lineal','FontSize',TamanioFuente);
% xlabel('Tiempo en Seg.','FontSize',TamanioFuente);ylabel('Funcionales J y V','FontSize',TamanioFuente);hold on;
% semilogy(t_d,Jmin_NL*ones(size(Jn)),colorc);
% semilogy(t_d,V_NL,colorc);
% set(gca,'fontsize',TamanioFuente);
